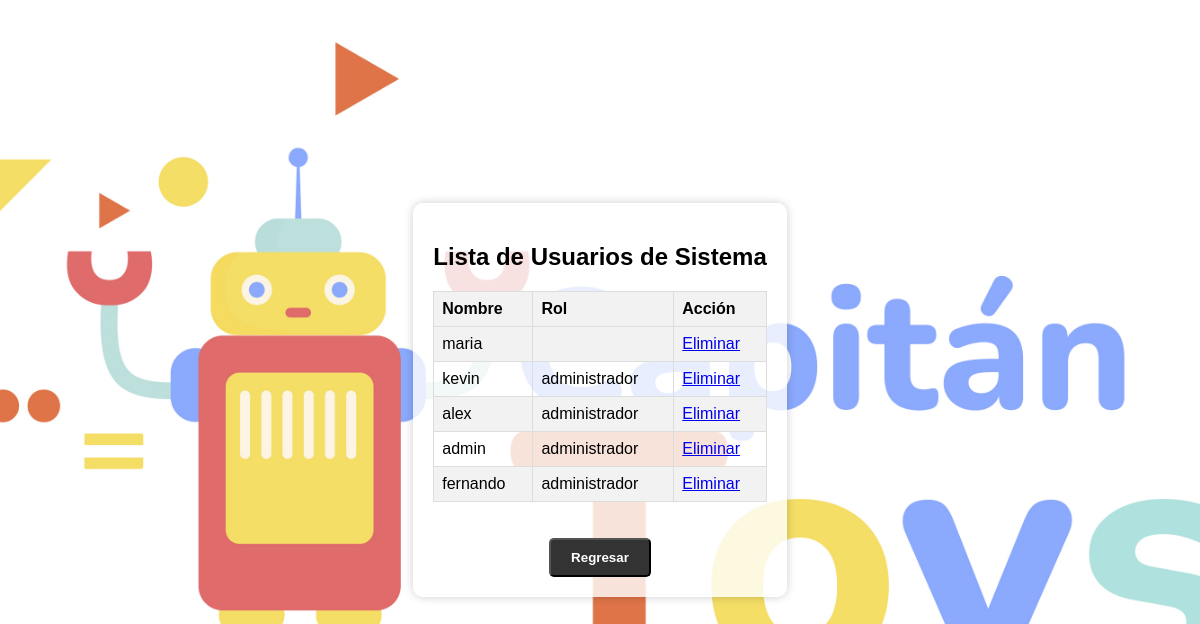
The app's page /reporte_usuarios.php, older data.
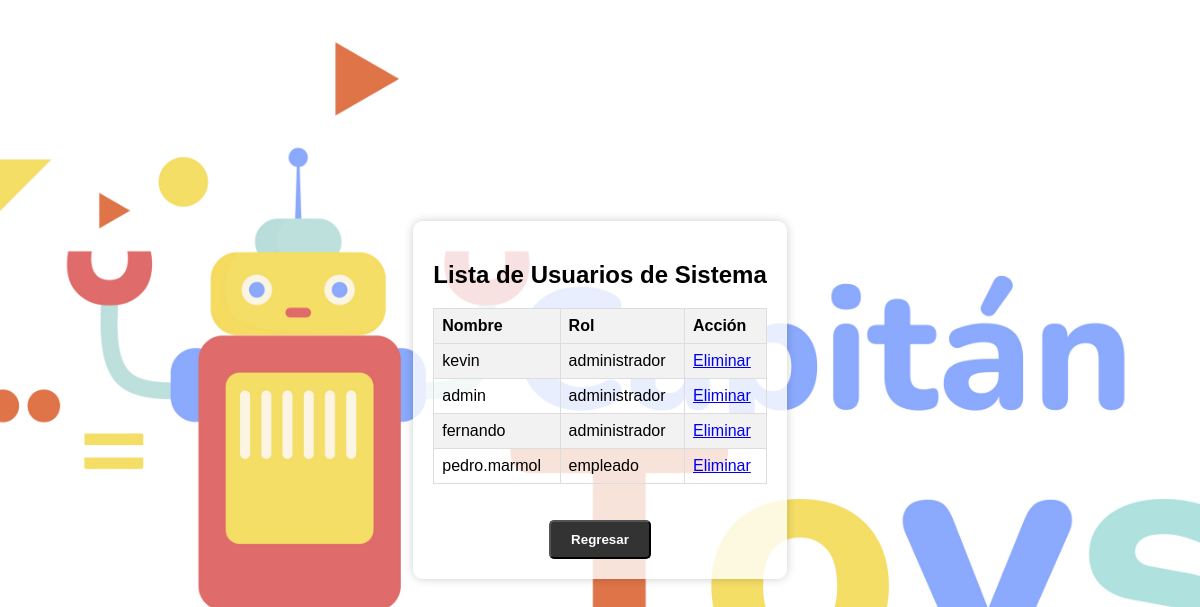
The same page, newer data.
### tables this page shows
CREATE TABLE `usuarios` (
  `idUsuario` int(11) NOT NULL,
  `nombre` varchar(252) NOT NULL,
  `contrasena` varchar(255) NOT NULL,
  `rol` varchar(255) NOT NULL
);

### reporte_usuarios.php (the view, shortened to what this page needs)
<!DOCTYPE html>
<html lang="es">
<head>
    <link rel="stylesheet" type="text/css" href="styles.css">
</head>
<body>
     <div class="welcome-container">
        <h2>Lista de Usuarios de Sistema</h2>
        <table class="style-table">
    <?php
    $servername = "localhost";
    $username = "id21397617_root";
    $password = "Three365Meda53*";
    $dbname = "id21397617_prueba2023_1";
    $conn = new mysqli($servername, $username, $password, $dbname);
    $sql = "SELECT idUsuario, nombre, contrasena, rol FROM usuarios";
    $result = $conn->query($sql);
    ?>
    <?php
    if ($result->num_rows > 0) {
        echo "<table class='style-table'>";
        echo "<tr><th>Nombre</th><th>Rol</th><th>Acción</th></tr>";
        while ($row = $result->fetch_assoc()) {
            echo "<tr><td>" . $row["nombre"] . "</td><td>" . $row["rol"] . "</td>";
            echo "<td><a href='?eliminar=" . $row["idUsuario"] . "'>Eliminar</a></td></tr>";
        }
        echo "</table>";
    } else {
        echo "No hay Usuarios registrados.";
    }
    ?>
    <br><br>
      <button class="button" onclick="regresarAIndex()">Regresar</button>
        </table>
    </div>
</body>
</html>

Row changes from the older to the newer data that the page shows:
removed usuarios: nombre "maria"
removed usuarios: nombre "alex", rol "administrador"
added usuarios: nombre "pedro.marmol", rol "empleado"
